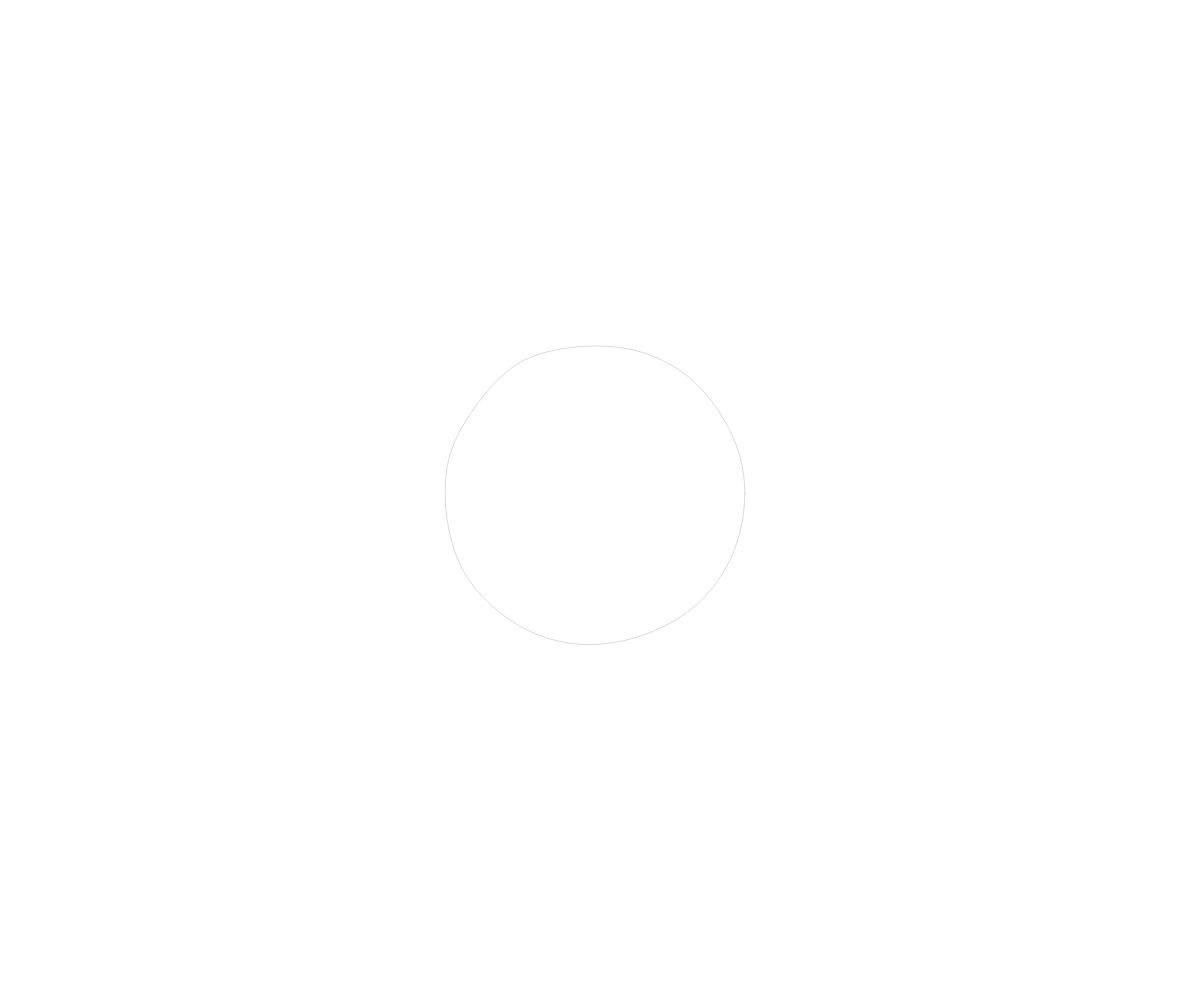
Frame 1 (no input)
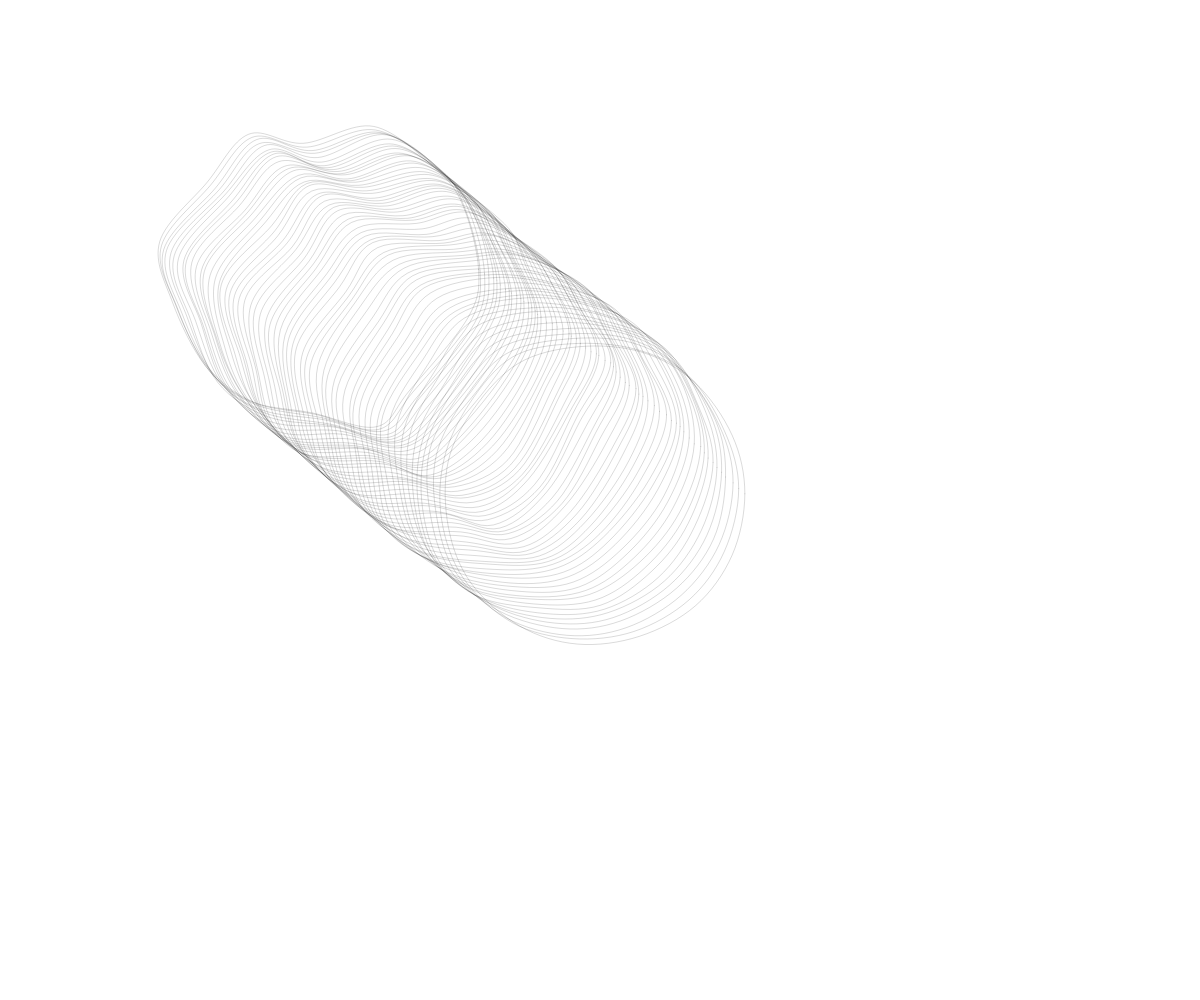
Frame 60 (no input)
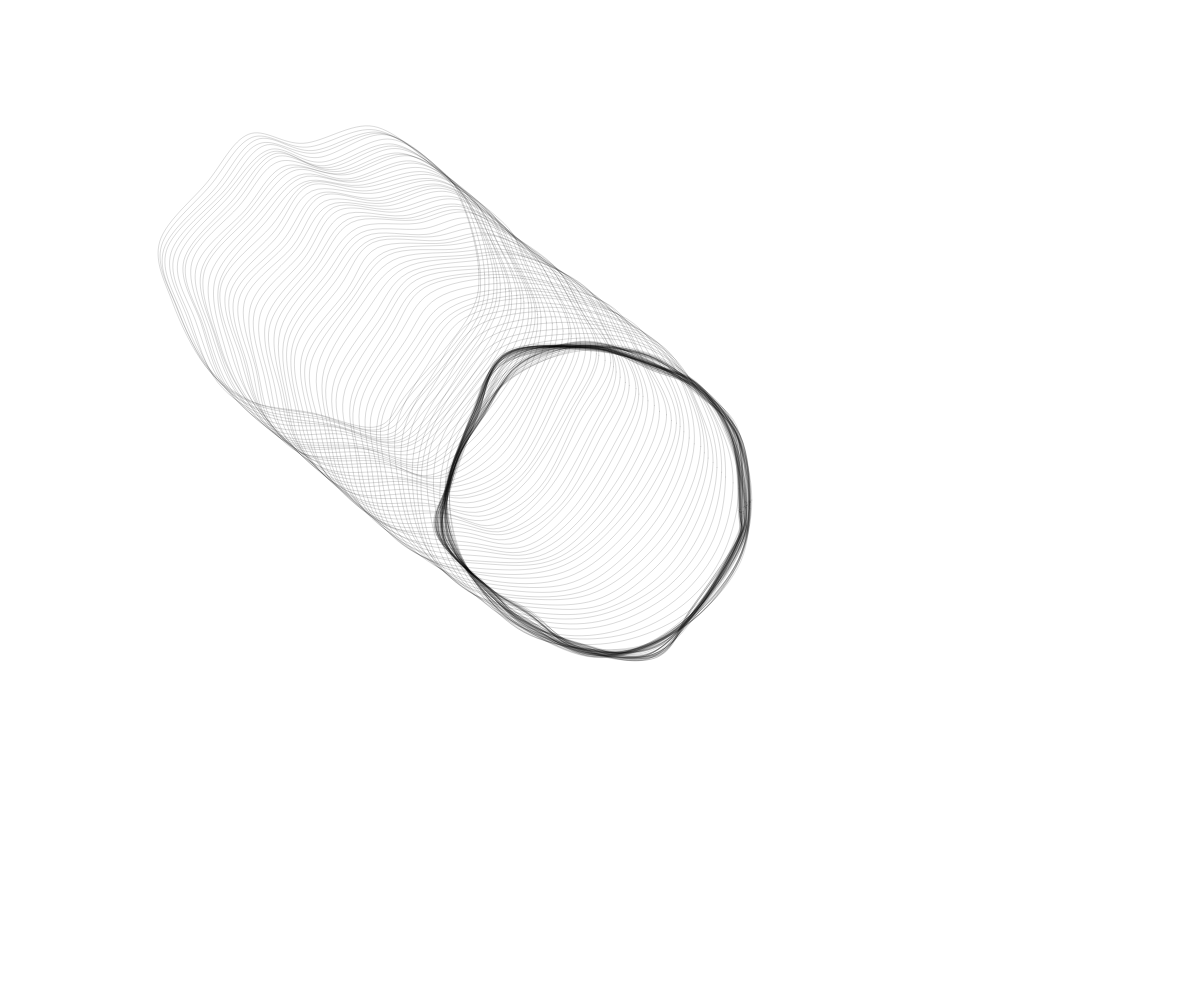
Frame 120 (the mouse pressed at the canvas centre since frame 60)

The p5.js sketch that drew these frames (run headless with seeded random() and noise() and a simulated clock; from frame 60 on, the mouse is pressed at the canvas centre):

// p5.js sketch
// ── sketch.js
// P_2_2_3_01
//
// Generative Gestaltung – Creative Coding im Web
// ISBN: 978-3-87439-902-9, First Edition, Hermann Schmidt, Mainz, 2018
// Benedikt Groß, Hartmut Bohnacker, Julia Laub, Claudius Lazzeroni
// with contributions by Joey Lee and Niels Poldervaart
// Copyright 2018
//
// http://www.generative-gestaltung.de
//
// Licensed under the Apache License, Version 2.0 (the "License");
// you may not use this file except in compliance with the License.
// You may obtain a copy of the License at http://www.apache.org/licenses/LICENSE-2.0
// Unless required by applicable law or agreed to in writing, software
// distributed under the License is distributed on an "AS IS" BASIS,
// WITHOUT WARRANTIES OR CONDITIONS OF ANY KIND, either express or implied.
// See the License for the specific language governing permissions and
// limitations under the License.

/**
 * form mophing process by connected random agents
 *
 * MOUSE
 * click               : start a new circe
 * position x/y        : direction of floating
 *
 * KEYS
 * 1-2                 : fill styles
 * f                   : freeze. loop on/off
 * Delete/Backspace    : clear display
 * s                   : save png
 */
'use strict';

var formResolution = 15;
var stepSize = 2;
var distortionFactor = 1;
var initRadius = 150;
var centerX;
var centerY;
var x = [];
var y = [];

var filled = false;
var freeze = false;

function setup() {
  createCanvas(windowWidth, windowHeight);

  // init shape
  centerX = width / 2;
  centerY = height / 2;
  var angle = radians(360 / formResolution);
  for (var i = 0; i < formResolution; i++) {
    x.push(cos(angle * i) * initRadius);
    y.push(sin(angle * i) * initRadius);
  }

  stroke(0, 50);
  strokeWeight(0.75);
  background(255);
}

function draw() {
  // floating towards mouse position
  centerX += (mouseX - centerX) * 0.01;
  centerY += (mouseY - centerY) * 0.01;

  // calculate new points
  for (var i = 0; i < formResolution; i++) {
    x[i] += random(-stepSize, stepSize);
    y[i] += random(-stepSize, stepSize);
    // uncomment the following line to show position of the agents
    // ellipse(x[i] + centerX, y[i] + centerY, 5, 5);
  }

  if (filled) {
    fill(random(255));
  } else {
    noFill();
  }

  beginShape();
  // first controlpoint
  curveVertex(x[formResolution - 1] + centerX, y[formResolution - 1] + centerY);

  // only these points are drawn
  for (var i = 0; i < formResolution; i++) {
    curveVertex(x[i] + centerX, y[i] + centerY);
  }
  curveVertex(x[0] + centerX, y[0] + centerY);

  // end controlpoint
  curveVertex(x[1] + centerX, y[1] + centerY);
  endShape();
}

function mousePressed() {
  // init shape on mouse position
  centerX = mouseX;
  centerY = mouseY;
  var angle = radians(360 / formResolution);
  var radius = initRadius * random(0.5, 1);
  for (var i = 0; i < formResolution; i++) {
    x[i] = cos(angle * i) * initRadius;
    y[i] = sin(angle * i) * initRadius;
  }
}
